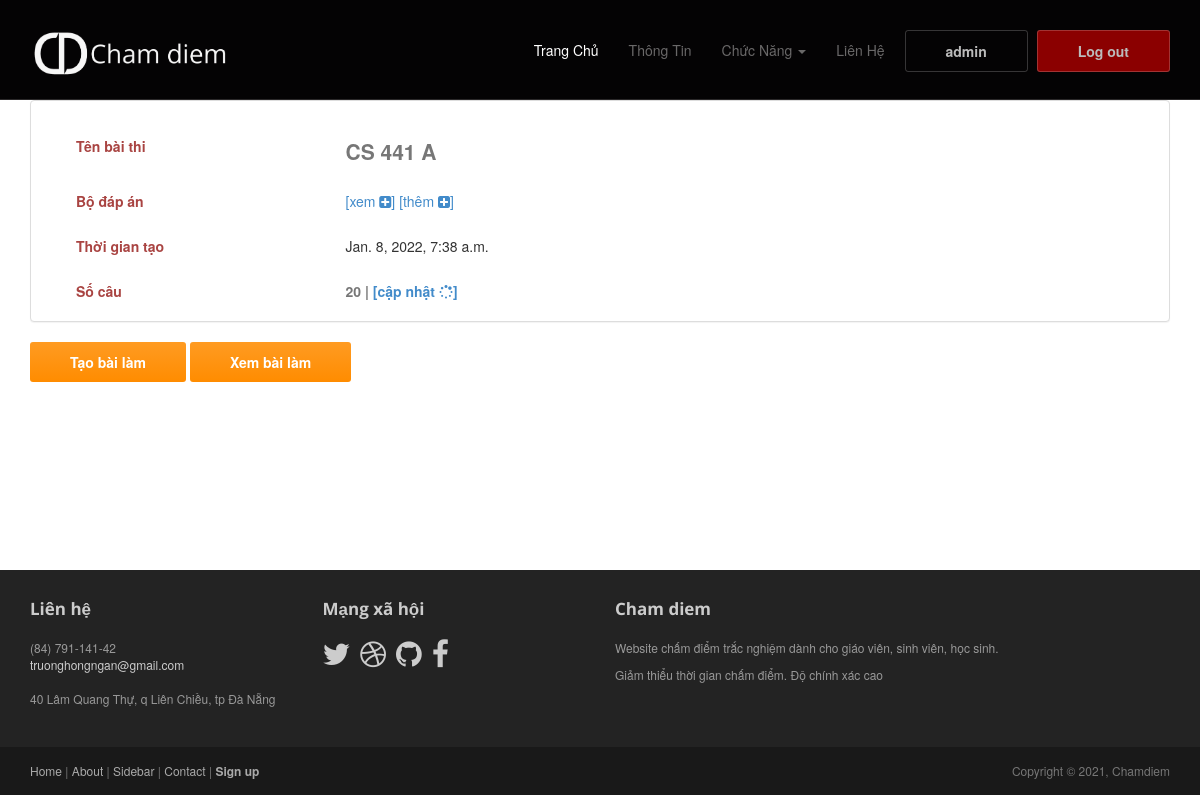
The page /danhsachbaithi/28 (signed in) on the database its author committed.
### quanlybaithi/models.py (models this page shows, shortened)
class Baithi(models.Model):
    id = models.AutoField(primary_key=True)
    ten = models.CharField(max_length=155)
    thoigian = models.DateTimeField(default=timezone.now())
    created_by = models.ForeignKey(User, on_delete=models.CASCADE)
    ketqua = models.ImageField(upload_to='uploads/', blank=True, null=True)
    socau = models.IntegerField(default=0)

### quanlybaithi/views.py (the view)
# urls.py: path('danhsachbaithi/<int:id>', views.chitietbaithi, name='chitietbaithi'),
def chitietbaithi(request, id):
    baithi = Baithi.objects.get(id=id)
    return render(request, 'quanlybaithi/chitietbaithi.html', {'baithi': baithi})

### quanlybaithi/templates/quanlybaithi/chitietbaithi.html (shortened to what this page needs)
{% extends 'core/base.html' %}
{% block content %}
<div class='container'>
    <div class='row'>
        <article class='col-xs-12 maincontent'>
            <div class="panel panel-default">
                <div class="panel-body">
                    <div class='top-margin col-xs-12'>
                        <div class='col-xs-3'><label class='text-danger'>Tên bài thi</label></div>
                        <div class='col-xs-3'><label style="font-size: 21px;">{{ baithi.ten }}</abel></div>
                    </div><br>
                    <div class='top-margin col-xs-12'>
                            <div class='col-xs-3'>
                                <label class='text-danger'>Bộ đáp án</label>
                            </div>
                            <div class='col-xs-3'>
                                <a href="{% url 'chitietbode' baithi.id %}">[xem <i class='fa fa-plus-square'></i>]</a>
                                <a href="{% url 'taodapan' baithi.id %}">[thêm <i class='fa fa-plus-square'></i>]</a>
                            </div>
                        <div class='col-xs-3'>
                        </div>
                    </div>
                    <div class='top-margin col-xs-12'>
                        <div class='col-xs-3'><label class='text-danger'>Thời gian tạo</label></div>
                        <div class='col-xs-3'><abel>{{ baithi.thoigian }}</habel3></div><br>
                    </div>
                    <div class='top-margin col-xs-12'>
                        <div class='col-xs-3'><label class='text-danger'>Số câu</label></div>
                        <div class='col-xs-3'>
                            <label>{{ baithi.socau }} | <a href="{% url 'capnhatsocau' baithi.id %}">[cập nhật <i class='fa fa-spinner'></i>]</a></label>
                        </div>
                    </div>
                </div>
            </div>
            <button class='btn btn-action'><a href="{% url 'taobailam' baithi.id %}" style="color: white; text-decoration:none;">Tạo bài làm</a></button>
            <button class='btn btn-action'><a href="{% url 'chitietbailam' baithi.id %}" style="color: white; text-decoration:none;">Xem bài làm</a></button>
        </article>
    </div>
</div>
{% endblock%}

### core/templates/core/base.html (shortened to what this page needs)
{% load static %}
<!DOCTYPE html>
<html lang="en" dir="ltr">
  <head>
    <link rel="stylesheet" href="{% static 'core/styles/bootstrap.min.css' %}">
    <link href="https://maxcdn.bootstrapcdn.com/font-awesome/4.2.0/css/font-awesome.min.css" rel="stylesheet">
    <link rel="stylesheet" href="{% static 'core/styles/bootstrap-theme.css' %}" media="screen" >
    <link rel='stylesheet' href="{% static 'core/styles/main.css' %}">
    <link rel='stylesheet' href="{% static 'core/styles/custom.css' %}">
  </head>
  <body class="home">
    <div class="navbar navbar-inverse navbar-fixed-top headroom" >
      <div class="container">
        <div class="navbar-header">
          <a class="navbar-brand" href="/home"><img src="{% static 'core/media/images/logo_cd.png' %}" alt="Cham diem" style="width: 200px;"></a>
        </div>
        <div class="navbar-collapse collapse">
          <ul class="nav navbar-nav pull-right">
            <li class="active"><a href="/home">Trang Chủ</a></li>
            <li><a href="{% url 'about' %}">Thông Tin</a></li>
            {% if user.is_authenticated %}
              <li class="dropdown">
                <a href="#" class="dropdown-toggle" data-toggle="dropdown">Chức Năng <b class="caret"></b></a>
              </li>
            {% endif %}
            <li><a href="{% url 'contact' %}">Liên Hệ</a></li>
            {% if user.is_authenticated %}
              <div class="btn">
                <li><a href="/thongtin" style="color: #bbb;">{{ user.username }}</a></li>
              </div>
              <div class="btn" style="background-color:darkred;">
                <li><a href="{% url 'logout' %}"  style="color: #bbb;">Log out</a></li>
              </div>
            {% else %}
              <li><a class="btn" href="{% url 'login' %}">ĐĂNG KÝ / ĐĂNG NHẬP</a></li>
            {% endif %}
          </ul>
        </div>
      </div>
    </div>
    <header id="head" class="secondary"></header>
    {% block content %}
    {% endblock %}
    <footer id="footer" class="top-space">
      <div class="footer1">
        <div class="container">
          <div class="row">
            <div class="col-md-3 widget">
              <h3 class="widget-title">Liên hệ</h3>
              <div class="widget-body">
                <p>(84) 791-141-42<br>
                  <a href="mailto:#">truonghongngan@gmail.com</a><br>
                  <br>
                  40 Lâm Quang Thự, q Liên Chiều, tp Đà Nẵng
                </p>
              </div>
            </div>
            <div class="col-md-3 widget">
              <h3 class="widget-title">Mạng xã hội</h3>
              <div class="widget-body">
                <p class="follow-me-icons">
                  <a href=""><i class="fa fa-twitter"></i></a>
                  <a href=""><i class="fa fa-dribbble fa-2"></i></a>
                  <a href=""><i class="fa fa-github fa-2"></i></a>
                  <a href=""><i class="fa fa-facebook fa-2"></i></a>
                </p>
              </div>
            </div>
            <div class="col-md-6 widget">
              <h3 class="widget-title">Cham diem</h3>
              <div class="widget-body">
                <p>Website chấm điểm trắc nghiệm dành cho giáo viên, sinh viên, học sinh.</p>
                <p>Giảm thiểu thời gian chấm điểm. Độ chính xác cao</p>
              </div>
            </div>
          </div>
        </div>
      </div>
      <div class="footer2">
        <div class="container">
          <div class="row">
            <div class="col-md-6 widget">
              <div class="widget-body">
                <p class="simplenav">
                  <a href="#">Home</a> |
                  <a href="about.html">About</a> |
                  <a href="sidebar-right.html">Sidebar</a> |
                  <a href="contact.html">Contact</a> |
                  <b><a href="signup.html">Sign up</a></b>
                </p>
              </div>
            </div>
            <div class="col-md-6 widget">
              <div class="widget-body">
                <p class="text-right">
                  Copyright &copy; 2021, Chamdiem
                </p>
              </div>
            </div>
          </div>
        </div>
      </div>
    </footer>
  </body>
</html>

### core/static/core/styles/main.css (style rules this page uses)
#head { background:#181015 url("https://wallpaperaccess.com/full/5936686.jpg") no-repeat; background-size: cover; min-height:520px; text-align: center; padding-top:240px; color:black; font-family:"Open sans", Helvetica, Arial; font-weight:300; }
#head.secondary { height:100px; min-height: 100px; padding-top:0px; }
.headroom { -webkit-transition: all 0.4s ease-out; -moz-transition: all 0.4s ease-out; -o-transition: all 0.4s ease-out; transition: all 0.4s ease-out; }
h1, h2, h3, h4, h5, h6 { font-family:"Open sans", Helvetica, Arial; }
h1, .h1, h2, .h2, h3, .h3 { margin-top:30px; }
label { color: #777; }
.top-space { margin-top: 60px; }
.top-margin { margin-top:20px; }
img { max-width:100%; }
.footer1 { background: #232323; padding: 30px 0 0 0; font-size: 12px; color: #999; }
.footer1 a { color: #ccc; }
.footer1 .widget { margin-bottom:30px; }
.footer1 .widget-title { font-size: 17px; font-weight: bold; color: #ccc; margin: 0 0 20px; }
.follow-me-icons { font-size:30px; }
.follow-me-icons i { float:left; margin:0 10px 0 0; }
.footer2 { background: #191919; padding: 15px 0; color: #777; font-size: 12px; }
.footer2 a { color: #aaa; }
.footer2 p { margin: 0; }

### core/static/core/styles/custom.css (style rules this page uses)
.container article { min-height: 410px; }

### rows shown on the page
Baithi: ten "CS 441 A", thoigian "Jan. 8, 2022, 7:38 a.m.", socau "20"

### other values the page prints
{{ user.username }} "admin"
